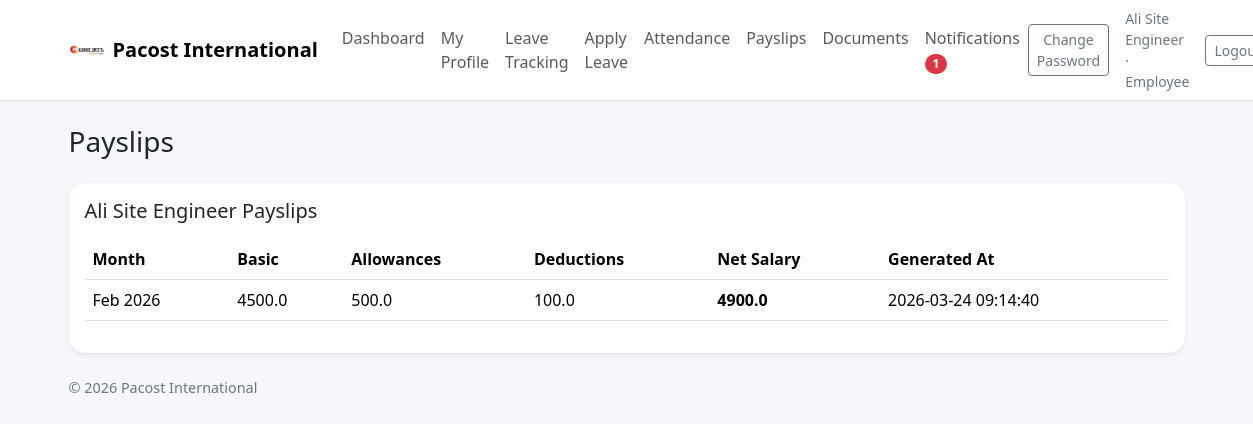
Before: /payroll (signed in) with the older database file.
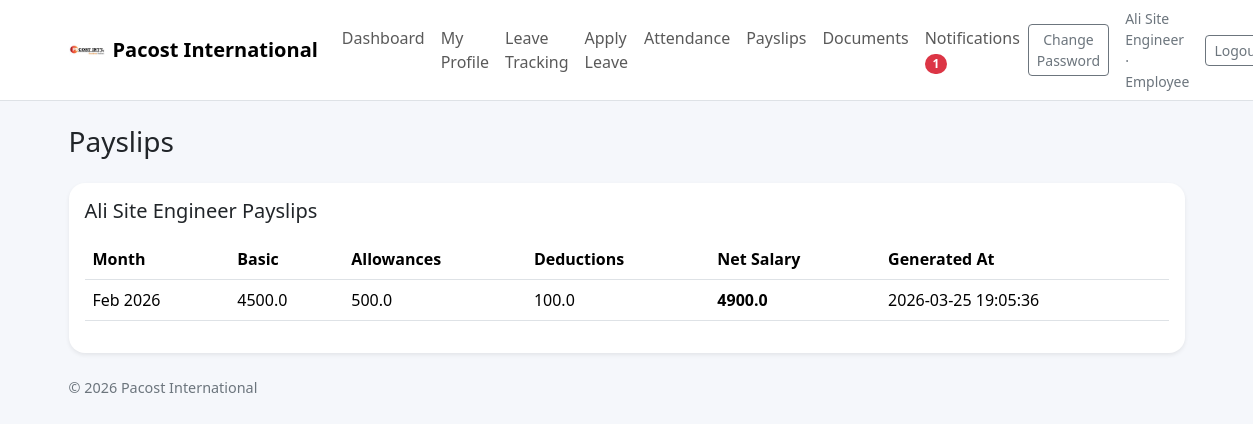
After: the same page with the newer database file.
### tables this page shows
CREATE TABLE payroll_slips (
    id INTEGER PRIMARY KEY AUTOINCREMENT,
    user_id INTEGER NOT NULL,
    month_label TEXT NOT NULL,
    basic_salary REAL NOT NULL,
    allowances REAL NOT NULL DEFAULT 0,
    deductions REAL NOT NULL DEFAULT 0,
    net_salary REAL NOT NULL,
    generated_at TEXT NOT NULL,
    FOREIGN KEY (user_id) REFERENCES users (id)
);

### app.py (the view)
@app.route("/payroll")
@login_required
def payroll_view():
    user = current_user()
    db = get_db()
    selected_user_id = request.args.get("user_id", type=int) or user["id"]
    if user["role"] == "employee":
        selected_user_id = user["id"]
    elif user["role"] == "manager":
        allowed = db.execute("SELECT COUNT(*) AS c FROM users WHERE id=? AND manager_id=?", (selected_user_id, user["id"])).fetchone()["c"]
        if selected_user_id != user["id"] and not allowed:
            selected_user_id = user["id"]
    slips = db.execute("SELECT * FROM payroll_slips WHERE user_id=? ORDER BY id DESC", (selected_user_id,)).fetchall()
    employees = []
    if user["role"] in {"manager", "hr", "admin"}:
        if user["role"] == "manager":
            employees = db.execute("SELECT id, full_name FROM users WHERE manager_id=? AND is_active=1 ORDER BY full_name", (user["id"],)).fetchall()
        else:
            employees = db.execute("SELECT id, full_name FROM users WHERE is_active=1 ORDER BY full_name").fetchall()
    selected_employee = db.execute("SELECT id, full_name FROM users WHERE id=?", (selected_user_id,)).fetchone()
    return render_template("payroll.html", slips=slips, employees=employees, selected_user_id=selected_user_id, selected_employee=selected_employee)

### app.py (called while the page is built, shortened)
def ensure_schema(db: sqlite3.Connection) -> None:
    user_cols = {row[1] for row in db.execute("PRAGMA table_info(users)").fetchall()}
    attendance_cols = {row[1] for row in db.execute("PRAGMA table_info(attendance)").fetchall()}
    if "ot_hours" not in attendance_cols:
        db.execute("ALTER TABLE attendance ADD COLUMN ot_hours REAL NOT NULL DEFAULT 0")
    db.execute("""CREATE TABLE IF NOT EXISTS holiday_calendar (
        id INTEGER PRIMARY KEY AUTOINCREMENT,
        holiday_date TEXT NOT NULL UNIQUE,
        title TEXT NOT NULL,
        holiday_type TEXT NOT NULL DEFAULT 'Holiday',
        created_at TEXT NOT NULL
    )""")
    db.commit()

def get_db() -> sqlite3.Connection:
    if "db" not in g:
        g.db = sqlite3.connect(DATABASE)
        g.db.row_factory = sqlite3.Row
        ensure_schema(g.db)
    return g.db

def login_required(view):
    @wraps(view)
    def wrapped_view(**kwargs):
        if current_user() is None:
            return redirect(url_for("login"))
        return view(**kwargs)
    return wrapped_view

### templates/payroll.html (shortened to what this page needs)
{% extends 'base.html' %}
{% block content %}
<div class="d-flex justify-content-between align-items-center mb-4">
  <h3 class="mb-0">Payslips</h3>
</div>
<div class="card border-0 shadow-sm rounded-4"><div class="card-body">
  <h5 class="mb-3">{{ selected_employee.full_name }} Payslips</h5>
  <div class="table-responsive"><table class="table align-middle"><thead><tr><th>Month</th><th>Basic</th><th>Allowances</th><th>Deductions</th><th>Net Salary</th><th>Generated At</th></tr></thead><tbody>{% for row in slips %}<tr><td>{{ row.month_label }}</td><td>{{ row.basic_salary }}</td><td>{{ row.allowances }}</td><td>{{ row.deductions }}</td><td class="fw-semibold">{{ row.net_salary }}</td><td>{{ row.generated_at }}</td></tr>{% else %}<tr><td colspan="{% if current_user.role == 'admin' %}7{% else %}6{% endif %}" class="text-center text-secondary py-4">No payslips found.</td></tr>{% endfor %}</tbody></table></div>
</div></div>
{% endblock %}

Changed rows visible on the page:
changed payroll_slips: generated_at "2026-03-24 09:14:40" → "2026-03-25 19:05:36"
